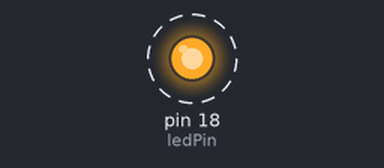
Simulated run of this program. Board: Raspberry Pi (header pin numbers). On the bench: output pins drawn as LEDs (lit = HIGH). Dashed ring = blinking. What the program prints to the terminal is not drawn. At 10.0 s the program stops and its outputs stay as they are.

Above: at 0.2 s.
Timing chart, 0 to 3.0 s (numbered marks = the images above):
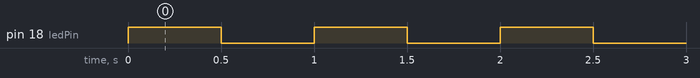

The program:

gpio.py
```python
import RPi.GPIO as gpio
import time

ledPin = 18

try:
	gpio.setmode(gpio.BOARD)
	gpio.setup(ledPin, gpio.OUT)

except Exception as e:
	print(f"GPIO Error: {e}")

def blink():
    gpio.output(ledPin, True)
    time.sleep(0.5)
    gpio.output(ledPin, False)
    time.sleep(0.5)

timer=0

while timer < 10:
	print(f"Counter: {timer}")
	timer = timer + 1

	blink()
```

Measured:
- by itself, pin 18 (ledPin): alternates HIGH for 0.50 s and LOW for 0.50 s, 20 changes in all, then stays LOW
